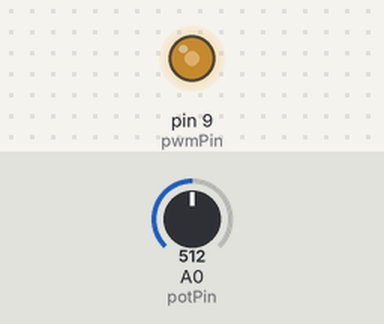
The sketch below on a simulated Arduino Uno, built with avr-gcc and run on an emulated ATmega328P. Shown: output pins drawn as LEDs (lit = HIGH). Inputs (shaded band) come from the test bench; at power-on: A0 (potPin) = 512.

Above: at 1.2 s.
1.3 s: A0 (potPin) set to 716
At 1.6 s:
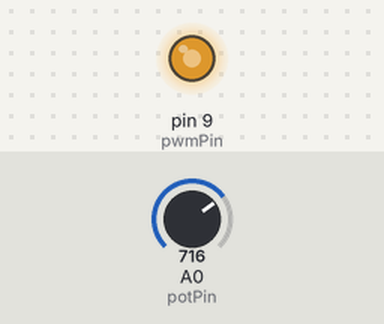
2.8 s: A0 (potPin) set to 900
At 4.0 s:
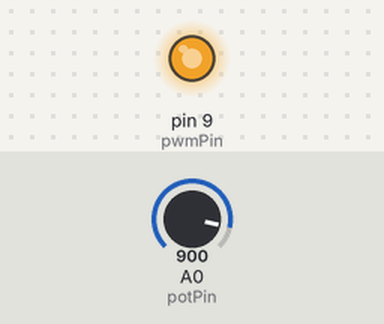
4.3 s: A0 (potPin) set to 122
At 5.5 s:
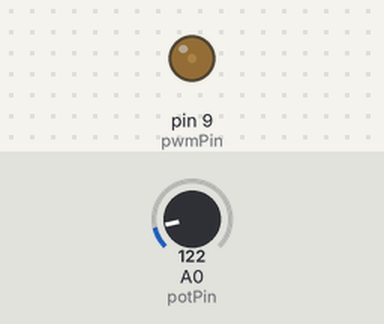
5.8 s: A0 (potPin) set to 0
At 6.8 s:
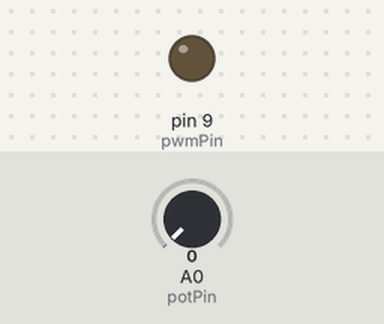
7.3 s: A0 (potPin) set to 511
At 8.1 s:
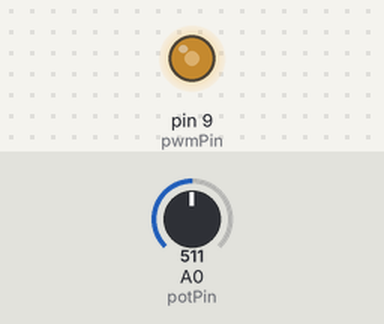
Timing chart, 0 to 9.8 s (numbered marks = the images above; inputs shaded):
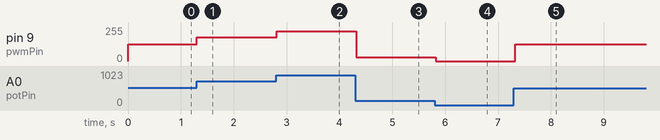

The sketch:

pot-pwm.ino
```cpp
int pwmPin = 9;
int potPin = A0;
int analogValue = 0;

// the setup routine runs once when you press reset:
void setup() {
  // declare pin 9 to be an output:
  pinMode(pwmPin, OUTPUT);
}

// the loop routine runs over and over again forever:
void loop() {
  // set the brightness of pin 9:
  analogValue = map(analogRead(potPin), 0,1024,0,255);
  analogWrite(pwmPin, analogValue );

  delay(50);
}
```

Measured:
- after the input at 1.3 s, pin 9 (pwmPin): 127/255 → 178/255 at once
- after the input at 2.8 s, pin 9 (pwmPin): 178/255 → 224/255 at once
- after the input at 4.3 s, pin 9 (pwmPin): 224/255 → 30/255 at once
- after the input at 5.8 s, pin 9 (pwmPin): 30/255 → 0/255 at once
- after the input at 7.3 s, pin 9 (pwmPin): 0/255 → 127/255 at once
